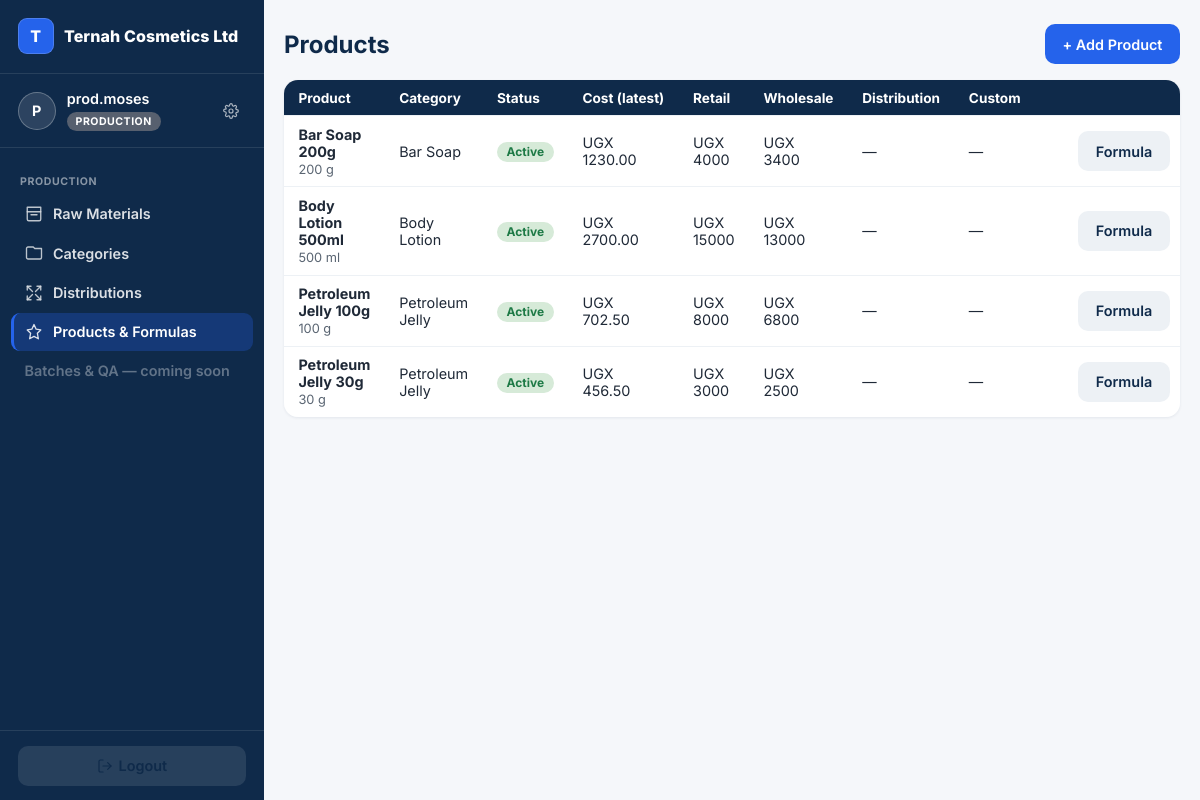
The app's page /production/products/ (signed in), older data.
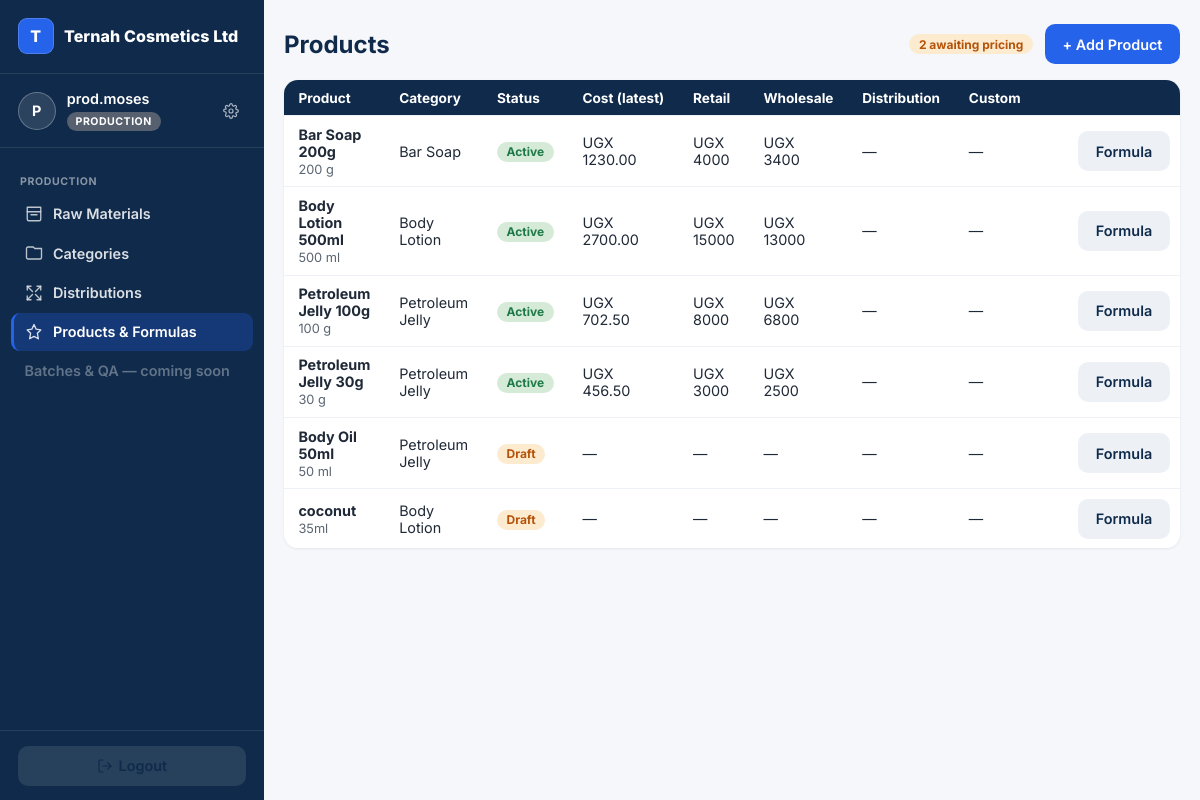
The same page, newer data.
### accounts/models.py (models this page shows, shortened)
class User(AbstractUser):
    ROLES = [
        ("OWNER", "Owner"),                # reports only
        ("MANAGER", "Manager"),            # outlet manager; can switch views
        ("CASHIER", "Cashier"),
        ("SALES_REP", "Sales Person / Rep"),
        ("PRODUCTION", "Production"),
    ]
    business = models.ForeignKey("platformadmin.Business", null=True, blank=True,
                                 on_delete=models.CASCADE, related_name="users")
    branch = models.ForeignKey("core.Branch", null=True, blank=True,
                               on_delete=models.SET_NULL, related_name="users")
    role = models.CharField(max_length=15, choices=ROLES, default="CASHIER")
    can_swap = models.BooleanField(default=False)    # False -> swap goes through PendingAction
    can_refund = models.BooleanField(default=False)
    phone = models.CharField(max_length=30, blank=True)
    modules = models.ManyToManyField("platformadmin.Module", blank=True, related_name="users_with_access",
                                     help_text="Which of the business's subscribed modules this user can open.")
    allowed_tiers = models.JSONField(default=list, blank=True,
                                     help_text="Which product price tiers (RETAIL/WHOLESALE/DISTRIBUTION/CUSTOM) "
                                                "this seller may use at the POS.")
    def switchable_views(self):
        if self.role != "MANAGER":
            return []

### platformadmin/models.py (models this page shows, shortened)
class Business(models.Model):
    name = models.CharField(max_length=150)                     # factory name — brands navbar + receipts
    slug = models.SlugField(unique=True)
    business_type = models.CharField(max_length=20, choices=[("FACTORY", "Factory Mode")], default="FACTORY")
    contact_email = models.EmailField()
    contact_phone = models.CharField(max_length=30, blank=True)
    address = models.TextField(blank=True)
    is_active = models.BooleanField(default=True)               # master switch — False = soft-locked
    trial_expires_at = models.DateTimeField(null=True, blank=True)
    subscription_expires_at = models.DateTimeField(null=True, blank=True)
    token_balance = models.PositiveIntegerField(default=0)      # 1 token = 1 cycle of 1 module
    created_at = models.DateTimeField(auto_now_add=True)
    class Meta:
        verbose_name_plural = "businesses"

### production/models.py (models this page shows, shortened)
class Product(TimeStamped):
    STATUS = [("DRAFT", "Draft"), ("ACTIVE", "Active"), ("ARCHIVED", "Archived")]
    business = models.ForeignKey("platformadmin.Business", on_delete=models.CASCADE)
    category = models.ForeignKey(Category, on_delete=models.PROTECT, related_name="products")
    name = models.CharField(max_length=120)
    pack_size = models.CharField(max_length=40, blank=True)      # e.g. "30 g"
    sku = models.CharField(max_length=40, blank=True)
    status = models.CharField(max_length=10, choices=STATUS, default="DRAFT")
    retail_price = models.DecimalField(max_digits=14, decimal_places=2, null=True, blank=True)
    wholesale_price = models.DecimalField(max_digits=14, decimal_places=2, null=True, blank=True)
    distribution_price = models.DecimalField(max_digits=14, decimal_places=2, null=True, blank=True)
    custom_price = models.DecimalField(max_digits=14, decimal_places=2, null=True, blank=True)
    PRICE_TIERS = [("RETAIL", "retail_price"), ("WHOLESALE", "wholesale_price"),
                   ("DISTRIBUTION", "distribution_price"), ("CUSTOM", "custom_price")]

class Category(TimeStamped):
    business = models.ForeignKey("platformadmin.Business", on_delete=models.CASCADE)
    name = models.CharField(max_length=80)
    class Meta:
        verbose_name_plural = "categories"

### production/views.py (the view)
# urls.py: path("products/", views.product_list, name="product_list"),
@catalog_staff_required
def product_list(request):
    biz = request.user.business
    products = list(Product.objects.filter(business=biz).select_related("category").order_by("status", "name"))
    for p in products:
        p.latest_cost = _latest_cost(p)
    return render(request, "production/products.html", {
        "products": products, "awaiting_count": sum(1 for p in products if p.status == "DRAFT"),
    })

### accounts/context_processors.py (called while the page is built)
def active_view(request):
    user = getattr(request, "user", None)
    return {
        "active_view": getattr(request, "active_view", None),
        "switchable_views": user.switchable_views() if user and user.is_authenticated else [],
    }

### production/views.py (called while the page is built)
def _latest_cost(product):
    batch = ProductionBatch.objects.filter(product=product, status="COMPLETED").order_by("-date", "-id").first()
    return batch.unit_cost_at_production if batch else None

### templates/production/products.html (shortened to what this page needs)
{% extends "base.html" %}
{% block content %}
<div class="page-head">
  <h2>Products{% if request.user.role == "OWNER" or request.user.role == "MANAGER" %} & Pricing{% endif %}</h2>
  {% if awaiting_count %}<span class="pill warning">{{ awaiting_count }} awaiting pricing</span>{% endif %}
  {% if request.user.role == "OWNER" or request.user.role == "PRODUCTION" %}
    <a class="btn" href="{% url 'production:product_create' %}">+ Add Product</a>
  {% endif %}
</div>
<div class="table-scroll">
<table class="list">
  <tr><th>Product</th><th>Category</th><th>Status</th><th>Cost (latest)</th><th>Retail</th><th>Wholesale</th><th>Distribution</th><th>Custom</th><th></th><th></th></tr>
  {% for p in products %}
  <tr>
    <td><strong>{{ p.name }}</strong>{% if p.pack_size %}<br><span style="color:var(--muted);font-size:.8rem">{{ p.pack_size }}</span>{% endif %}</td>
    <td>{{ p.category.name }}</td>
    <td>
      {% if p.status == "ACTIVE" %}<span class="pill active">Active</span>
      {% elif p.status == "ARCHIVED" %}<span class="pill locked">Archived</span>
      {% else %}<span class="pill warning">Draft</span>{% endif %}
    </td>
    <td>{% if p.latest_cost %}UGX {{ p.latest_cost|floatformat:2 }}{% else %}—{% endif %}</td>
    <td>{% if p.retail_price %}UGX {{ p.retail_price|floatformat:0 }}{% else %}—{% endif %}</td>
    <td>{% if p.wholesale_price %}UGX {{ p.wholesale_price|floatformat:0 }}{% else %}—{% endif %}</td>
    <td>{% if p.distribution_price %}UGX {{ p.distribution_price|floatformat:0 }}{% else %}—{% endif %}</td>
    <td>{% if p.custom_price %}UGX {{ p.custom_price|floatformat:0 }}{% else %}—{% endif %}</td>
    <td>
    </td>
    <td>
      {% if request.user.role == "OWNER" or request.user.role == "PRODUCTION" %}
        <a class="btn ghost" style="background:#EDF1F5;color:var(--ternah-navy)" href="{% url 'production:formula_edit' p.pk %}">Formula</a>
      {% endif %}
    </td>
  </tr>
  {% empty %}<tr><td colspan="10" style="color:var(--muted)">No products yet.</td></tr>{% endfor %}
</table>
</div>
{% endblock %}

### templates/base.html (shortened to what this page needs)
<!DOCTYPE html>
<html lang="en">
<head>
</head>
<body>
{% if request.user.is_authenticated %}
  <div class="app-shell">
    <aside class="sidebar">
      <div class="sidebar-brand">
        <span class="brand-mark" aria-hidden="true">{{ request.user.business.name|default:"Ternah for Factories"|first|upper }}</span>
        <span class="brand-name">{{ request.user.business.name|default:"Ternah for Factories" }}</span>
      </div>
      <div class="sidebar-identity">
        <span class="avatar" aria-hidden="true">{{ request.user.username|first|upper }}</span>
        <div class="identity-text">
          <span class="identity-name">{{ request.user.username }}</span>
          {% if request.user.is_superuser %}
            <span class="role-pill role-super">Platform Admin</span>
          {% else %}
            <span class="role-pill role-{{ request.user.role|lower }}">{{ request.user.get_role_display }}</span>
          {% endif %}
        </div>
        <a class="settings-link" href="{% url 'password_change' %}" title="Change password" aria-label="Change password">
        </a>
      </div>
      <nav class="sidebar-nav">
        {% if request.user.is_superuser %}
          <div class="nav-section-label">Platform</div>
          <a class="nav-link {% if request.resolver_match.namespace == 'platformadmin' and request.resolver_match.url_name == 'dashboard' %}active{% endif %}"
             href="{% url 'platformadmin:dashboard' %}">
            <svg width="18" height="18" viewBox="0 0 24 24" fill="none" stroke="currentColor" stroke-width="1.8" stroke-linecap="round" stroke-linejoin="round"><rect x="4" y="3" width="16" height="18" rx="1.5"/><path d="M9 21v-4h6v4"/><path d="M8 7h.01M12 7h.01M16 7h.01M8 11h.01M12 11h.01M16 11h.01"/></svg>
            Tenants
          </a>
          <a class="nav-link {% if request.resolver_match.namespace == 'platformadmin' and request.resolver_match.url_name == 'onboard' %}active{% endif %}"
             href="{% url 'platformadmin:onboard' %}">
            <svg width="18" height="18" viewBox="0 0 24 24" fill="none" stroke="currentColor" stroke-width="1.8" stroke-linecap="round" stroke-linejoin="round"><circle cx="12" cy="12" r="9"/><path d="M12 8v8M8 12h8"/></svg>
            Onboard a Factory
          </a>
        {% elif request.user.role == "PRODUCTION" %}
          <div class="nav-section-label">Production</div>
          <a class="nav-link "
             href="{% url 'production:raw_materials' %}">
            <svg width="18" height="18" viewBox="0 0 24 24" fill="none" stroke="currentColor" stroke-width="1.8" stroke-linecap="round" stroke-linejoin="round"><path d="M3 3h18v6H3z"/><path d="M3 9v10a2 2 0 0 0 2 2h14a2 2 0 0 0 2-2V9"/><path d="M8 13h8"/></svg>
            Raw Materials
          </a>
          <a class="nav-link {% if request.resolver_match.namespace == 'production' and request.resolver_match.url_name == 'categories' %}active{% endif %}"
             href="{% url 'production:categories' %}">
            <svg width="18" height="18" viewBox="0 0 24 24" fill="none" stroke="currentColor" stroke-width="1.8" stroke-linecap="round" stroke-linejoin="round"><path d="M4 4h7l2 2h9v12a2 2 0 0 1-2 2H4a2 2 0 0 1-2-2V6a2 2 0 0 1 2-2z"/></svg>
            Categories
          </a>
          <a class="nav-link {% if request.resolver_match.namespace == 'production' and request.resolver_match.url_name == 'distributions' or request.resolver_match.url_name == 'distribution_create' %}active{% endif %}"
             href="{% url 'production:distributions' %}">
            <svg width="18" height="18" viewBox="0 0 24 24" fill="none" stroke="currentColor" stroke-width="1.8" stroke-linecap="round" stroke-linejoin="round"><path d="M16 3h5v5"/><path d="M8 3H3v5"/><path d="M3 16v5h5"/><path d="M21 16v5h-5"/><path d="M3 3l7 7M21 3l-7 7M3 21l7-7M21 21l-7-7"/></svg>
            Distributions
          </a>
          <a class="nav-link {% if request.resolver_match.namespace == 'production' and request.resolver_match.url_name == 'product_list' or request.resolver_match.url_name == 'product_create' or request.resolver_match.url_name == 'formula_edit' %}active{% endif %}"
             href="{% url 'production:product_list' %}">
            <svg width="18" height="18" viewBox="0 0 24 24" fill="none" stroke="currentColor" stroke-width="1.8" stroke-linecap="round" stroke-linejoin="round"><path d="M12 2l2.9 6.26L21 9.27l-4.5 4.39L17.8 21 12 17.77 6.2 21l1.3-7.34L3 9.27l6.1-1.01z"/></svg>
            Products & Formulas
          </a>
          <span class="nav-link disabled">Batches & QA — coming soon</span>
        {% else %}
          <div class="nav-section-label">{{ request.user.get_role_display }}</div>
          <span class="nav-link disabled">Screens coming soon</span>
        {% endif %}
      </nav>
      <div class="sidebar-footer">
        <form method="post" action="{% url 'logout' %}">{% csrf_token %}
          <button class="btn ghost" type="submit">
            <svg width="16" height="16" viewBox="0 0 24 24" fill="none" stroke="currentColor" stroke-width="1.8" stroke-linecap="round" stroke-linejoin="round"><path d="M9 21H5a2 2 0 0 1-2-2V5a2 2 0 0 1 2-2h4"/><path d="M16 17l5-5-5-5"/><path d="M21 12H9"/></svg>
            Logout
          </button>
        </form>
      </div>
    </aside>
    <div class="main-col">
      <main>
{% endif %}
{% block content %}{% endblock %}
{% if request.user.is_authenticated %}
      </main>
    </div>
  </div>
{% endif %}
</body>
</html>

Row changes from the older to the newer data that the page shows:
added Product: name "Body Oil 50ml", pack_size "50 ml", category.name "Petroleum Jelly", status "Draft"
added Product: name "coconut", pack_size "35ml", category.name "Body Lotion", status "Draft"
Text that changed along with them:
{{ awaiting_count }}: (not shown) → "2"
text now shown: "awaiting pricing"
